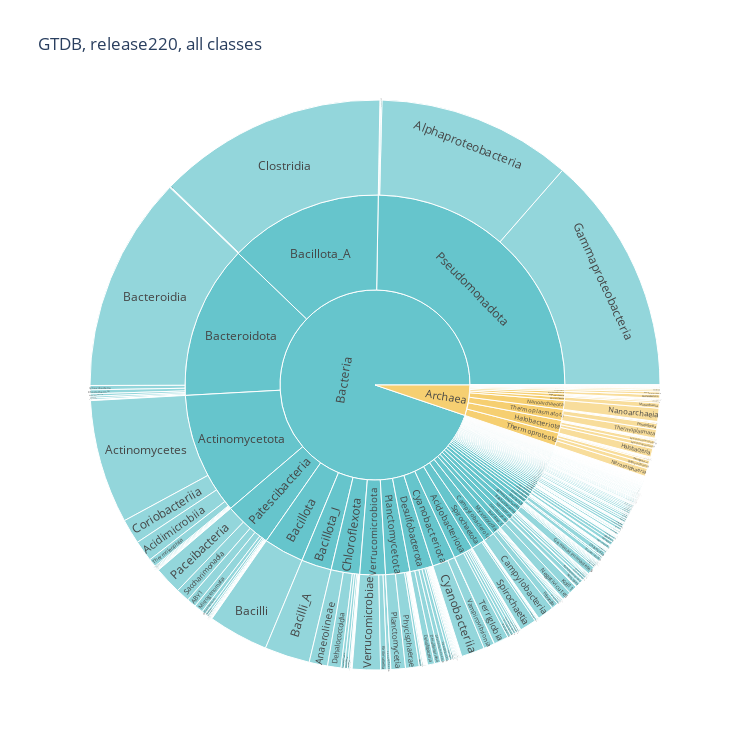

The code cell stored with this chart in its notebook:
### Markdown cell above
### Draw plots

### Code cell
gtdb['count'] = 1

fig = px.sunburst(gtdb,
                  path=['domain','phylum','class'],
                  values='count',
                  color_discrete_sequence=px.colors.qualitative.Pastel,
                  title="GTDB, "+str(rel)+", all classes",
                  width=750, height=750)

fig.write_html("results/"+str(rel)+"_GTDB_all_class.html")
fig.show()

### Figure 1 — Plotly figure (JSON) as saved in the notebook; plotly's stock layout.template omitted (floating-point values rounded to 4 significant figures; data arrays with more than 128 entries replaced by an {"elided": "..."} marker saying what was removed)
{"data": [{"branchvalues": "total", "domain": {"x": [0, 1], "y": [0, 1]}, "hovertemplate": "labels=%{label}<br>count=%{value}<br>parent=%{parent}<br>id=%{id}<extra></extra>", "ids": {"elided": "826 str values"}, "labels": {"elided": "826 str values"}, "name": "", "parents": {"elided": "826 str values"}, "type": "sunburst", "values": {"elided": "826 int values"}}], "layout": {"height": 750, "legend": {"tracegroupgap": 0}, "sunburstcolorway": ["rgb(102, 197, 204)", "rgb(246, 207, 113)", "rgb(248, 156, 116)", "rgb(220, 176, 242)", "rgb(135, 197, 95)", "rgb(158, 185, 243)", "rgb(254, 136, 177)", "rgb(201, 219, 116)", "rgb(139, 224, 164)", "rgb(180, 151, 231)", "rgb(179, 179, 179)"], "title": {"text": "GTDB, release220, all classes"}, "width": 750}}
